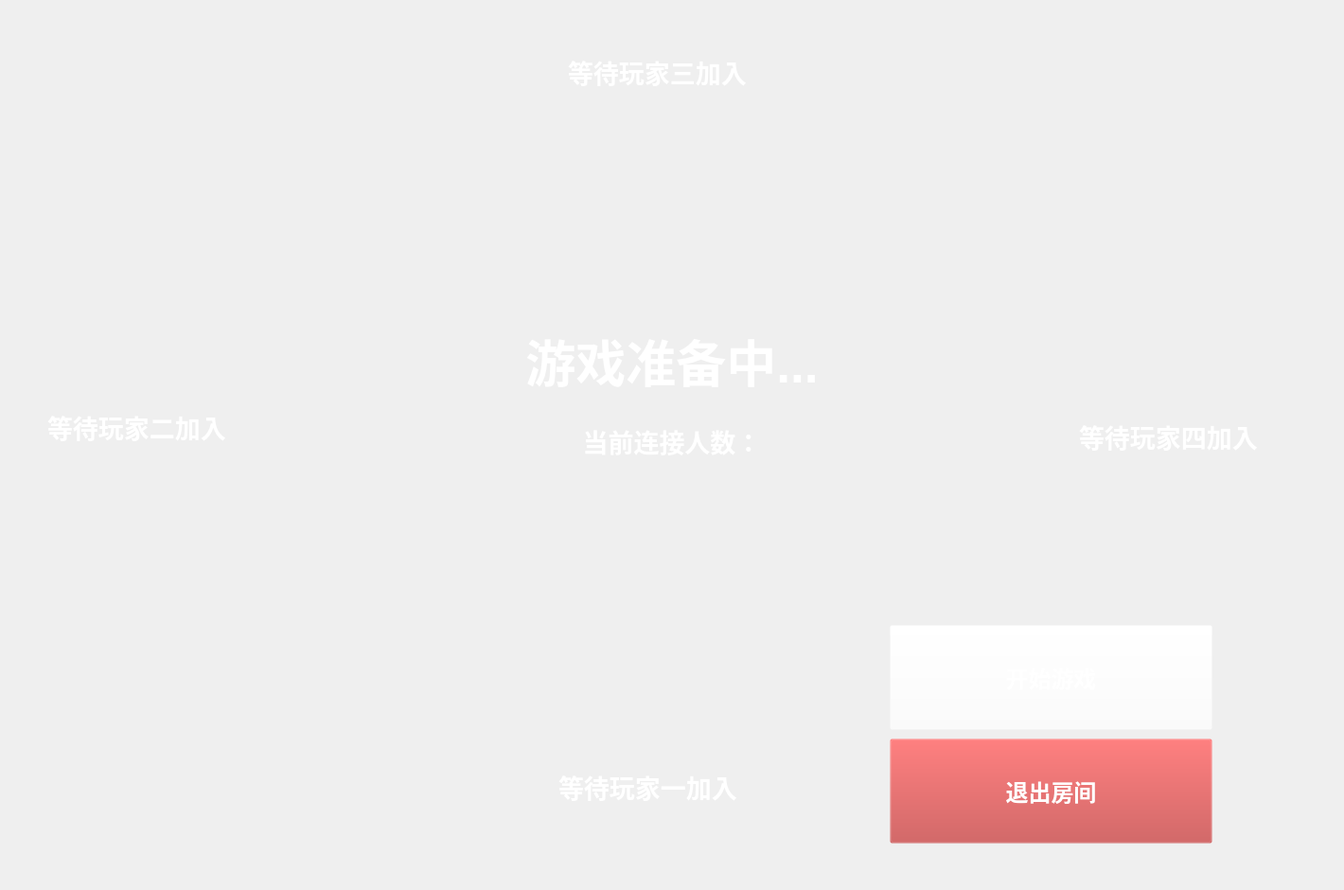
<?xml version="1.0" encoding="UTF-8"?>
<ui version="4.0">
 <class>waitroom</class>
 <widget class="QWidget" name="waitroom">
  <property name="geometry">
   <rect>
    <x>0</x>
    <y>0</y>
    <width>1420</width>
    <height>940</height>
   </rect>
  </property>
  <property name="minimumSize">
   <size>
    <width>1420</width>
    <height>940</height>
   </size>
  </property>
  <property name="maximumSize">
   <size>
    <width>1420</width>
    <height>940</height>
   </size>
  </property>
  <property name="windowTitle">
   <string>Form</string>
  </property>
  <widget class="QLabel" name="player4">
   <property name="geometry">
    <rect>
     <x>1140</x>
     <y>430</y>
     <width>221</width>
     <height>61</height>
    </rect>
   </property>
   <property name="font">
    <font>
     <family>Microsoft YaHei UI</family>
     <pointsize>20</pointsize>
     <weight>75</weight>
     <bold>true</bold>
    </font>
   </property>
   <property name="styleSheet">
    <string notr="true">color: rgb(255, 255, 255);</string>
   </property>
   <property name="text">
    <string>等待玩家四加入</string>
   </property>
  </widget>
  <widget class="QLabel" name="player3">
   <property name="geometry">
    <rect>
     <x>600</x>
     <y>50</y>
     <width>241</width>
     <height>51</height>
    </rect>
   </property>
   <property name="font">
    <font>
     <family>Microsoft YaHei UI</family>
     <pointsize>20</pointsize>
     <weight>75</weight>
     <bold>true</bold>
    </font>
   </property>
   <property name="styleSheet">
    <string notr="true">color: rgb(255, 255, 255);</string>
   </property>
   <property name="text">
    <string>等待玩家三加入</string>
   </property>
  </widget>
  <widget class="QLabel" name="label">
   <property name="geometry">
    <rect>
     <x>0</x>
     <y>340</y>
     <width>1420</width>
     <height>81</height>
    </rect>
   </property>
   <property name="font">
    <font>
     <family>Microsoft YaHei UI</family>
     <pointsize>40</pointsize>
     <weight>75</weight>
     <bold>true</bold>
    </font>
   </property>
   <property name="styleSheet">
    <string notr="true">color: rgb(255, 255, 255);</string>
   </property>
   <property name="text">
    <string>游戏准备中...</string>
   </property>
   <property name="alignment">
    <set>Qt::AlignCenter</set>
   </property>
  </widget>
  <widget class="QPushButton" name="QuitRoomBtn">
   <property name="geometry">
    <rect>
     <x>940</x>
     <y>780</y>
     <width>341</width>
     <height>111</height>
    </rect>
   </property>
   <property name="font">
    <font>
     <family>Microsoft YaHei UI</family>
     <pointsize>18</pointsize>
     <weight>75</weight>
     <bold>true</bold>
    </font>
   </property>
   <property name="styleSheet">
    <string notr="true">color: rgb(255, 255, 255);
background-image: url(:/buttons/graph/buttons/button1.png);
background-color: rgba(191, 64, 64, 0);</string>
   </property>
   <property name="text">
    <string>退出房间</string>
   </property>
  </widget>
  <widget class="QLabel" name="label_6">
   <property name="geometry">
    <rect>
     <x>0</x>
     <y>430</y>
     <width>1420</width>
     <height>71</height>
    </rect>
   </property>
   <property name="font">
    <font>
     <family>Microsoft YaHei UI</family>
     <pointsize>20</pointsize>
     <weight>75</weight>
     <bold>true</bold>
    </font>
   </property>
   <property name="styleSheet">
    <string notr="true">color: rgb(255, 255, 255);</string>
   </property>
   <property name="text">
    <string>当前连接人数：</string>
   </property>
   <property name="alignment">
    <set>Qt::AlignCenter</set>
   </property>
  </widget>
  <widget class="QLabel" name="player1">
   <property name="geometry">
    <rect>
     <x>590</x>
     <y>800</y>
     <width>211</width>
     <height>61</height>
    </rect>
   </property>
   <property name="font">
    <font>
     <family>Microsoft YaHei UI</family>
     <pointsize>20</pointsize>
     <weight>75</weight>
     <bold>true</bold>
    </font>
   </property>
   <property name="styleSheet">
    <string notr="true">color: rgb(255, 255, 255);</string>
   </property>
   <property name="text">
    <string>等待玩家一加入</string>
   </property>
  </widget>
  <widget class="QLabel" name="ConnectNum">
   <property name="geometry">
    <rect>
     <x>250</x>
     <y>130</y>
     <width>71</width>
     <height>31</height>
    </rect>
   </property>
   <property name="text">
    <string/>
   </property>
  </widget>
  <widget class="QLabel" name="player2">
   <property name="geometry">
    <rect>
     <x>50</x>
     <y>420</y>
     <width>231</width>
     <height>61</height>
    </rect>
   </property>
   <property name="font">
    <font>
     <family>Microsoft YaHei UI</family>
     <pointsize>20</pointsize>
     <weight>75</weight>
     <bold>true</bold>
    </font>
   </property>
   <property name="styleSheet">
    <string notr="true">color: rgb(255, 255, 255);</string>
   </property>
   <property name="text">
    <string>等待玩家二加入</string>
   </property>
  </widget>
  <widget class="QPushButton" name="StartgameBtn">
   <property name="geometry">
    <rect>
     <x>940</x>
     <y>660</y>
     <width>341</width>
     <height>111</height>
    </rect>
   </property>
   <property name="font">
    <font>
     <family>Microsoft YaHei UI</family>
     <pointsize>18</pointsize>
     <weight>75</weight>
     <bold>true</bold>
    </font>
   </property>
   <property name="styleSheet">
    <string notr="true">background-image: url(:/buttons/graph/buttons/button1.png);
color: rgb(255, 255, 255);
background-color: rgba(255, 255, 255, 0);</string>
   </property>
   <property name="text">
    <string>开始游戏</string>
   </property>
  </widget>
  <widget class="QLabel" name="label_2">
   <property name="geometry">
    <rect>
     <x>0</x>
     <y>0</y>
     <width>1420</width>
     <height>940</height>
    </rect>
   </property>
   <property name="styleSheet">
    <string notr="true">background-image: url(:/backgrounds/graph/backgrounds/bg1.png);</string>
   </property>
   <property name="text">
    <string/>
   </property>
  </widget>
  <zorder>label_2</zorder>
  <zorder>player3</zorder>
  <zorder>label</zorder>
  <zorder>QuitRoomBtn</zorder>
  <zorder>label_6</zorder>
  <zorder>player1</zorder>
  <zorder>ConnectNum</zorder>
  <zorder>player2</zorder>
  <zorder>StartgameBtn</zorder>
  <zorder>player4</zorder>
 </widget>
 <resources/>
 <connections/>
</ui>
